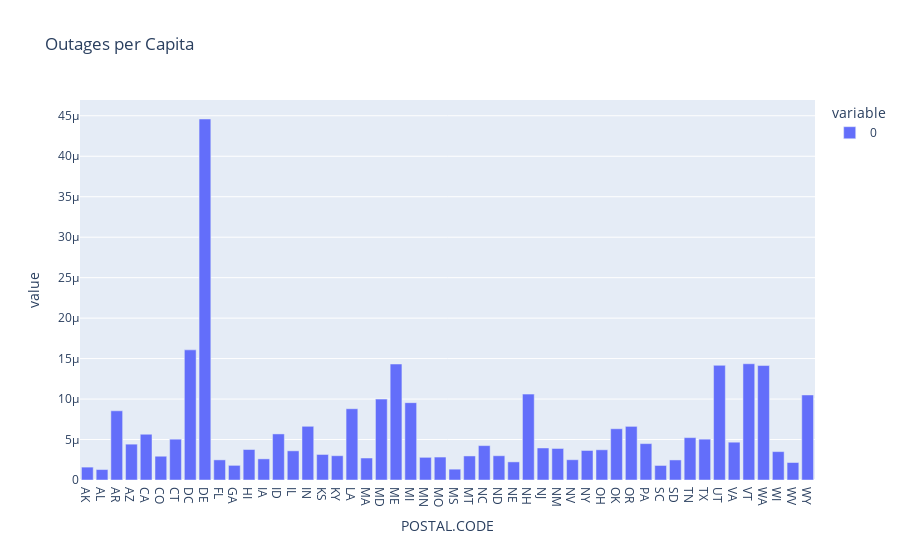

Notebook code for this chart:
### Code cell
px.bar(capita, x=capita.index, y=[0], title='Outages per Capita')

### Figure 1 — Plotly figure (JSON) as saved in the notebook; plotly's stock layout.template omitted (floating-point values rounded to 4 significant figures)
{"data": [{"alignmentgroup": "True", "hovertemplate": "variable=0<br>POSTAL.CODE=%{x}<br>value=%{y}<extra></extra>", "legendgroup": "0", "marker": {"color": "#636efa", "pattern": {"shape": ""}}, "name": "0", "offsetgroup": "0", "orientation": "v", "showlegend": true, "textposition": "auto", "type": "bar", "x": ["AK", "AL", "AR", "AZ", "CA", "CO", "CT", "DC", "DE", "FL", "GA", "HI", "IA", "ID", "IL", "IN", "KS", "KY", "LA", "MA", "MD", "ME", "MI", "MN", "MO", "MS", "MT", "NC", "ND", "NE", "NH", "NJ", "NM", "NV", "NY", "OH", "OK", "OR", "PA", "SC", "SD", "TN", "TX", "UT", "VA", "VT", "WA", "WI", "WV", "WY"], "xaxis": "x", "y": [1.592e-06, 1.291e-06, 8.548e-06, 4.43e-06, 5.654e-06, 2.936e-06, 5.043e-06, 1.608e-05, 4.46e-05, 2.487e-06, 1.809e-06, 3.765e-06, 2.611e-06, 5.693e-06, 3.605e-06, 6.636e-06, 3.155e-06, 3.001e-06, 8.802e-06, 2.715e-06, 9.994e-06, 1.433e-05, 9.555e-06, 2.801e-06, 2.835e-06, 1.338e-06, 2.972e-06, 4.249e-06, 2.997e-06, 2.238e-06, 1.061e-05, 3.958e-06, 3.896e-06, 2.504e-06, 3.648e-06, 3.732e-06, 6.332e-06, 6.626e-06, 4.496e-06, 1.796e-06, 2.478e-06, 5.237e-06, 5.046e-06, 1.417e-05, 4.672e-06, 1.436e-05, 1.414e-05, 3.508e-06, 2.161e-06, 1.051e-05], "yaxis": "y"}], "layout": {"barmode": "relative", "legend": {"title": {"text": "variable"}, "tracegroupgap": 0}, "title": {"text": "Outages per Capita"}, "xaxis": {"anchor": "y", "domain": [0, 1], "title": {"text": "POSTAL.CODE"}}, "yaxis": {"anchor": "x", "domain": [0, 1], "title": {"text": "value"}}}}
